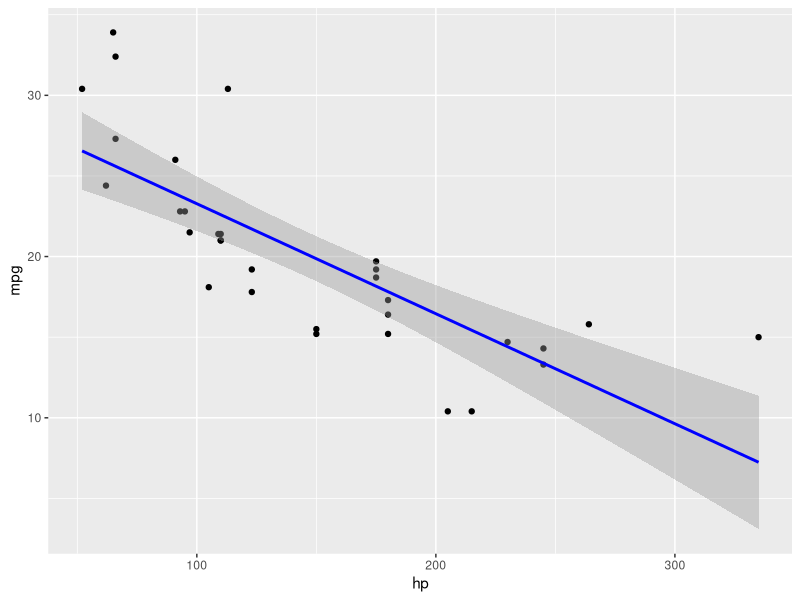
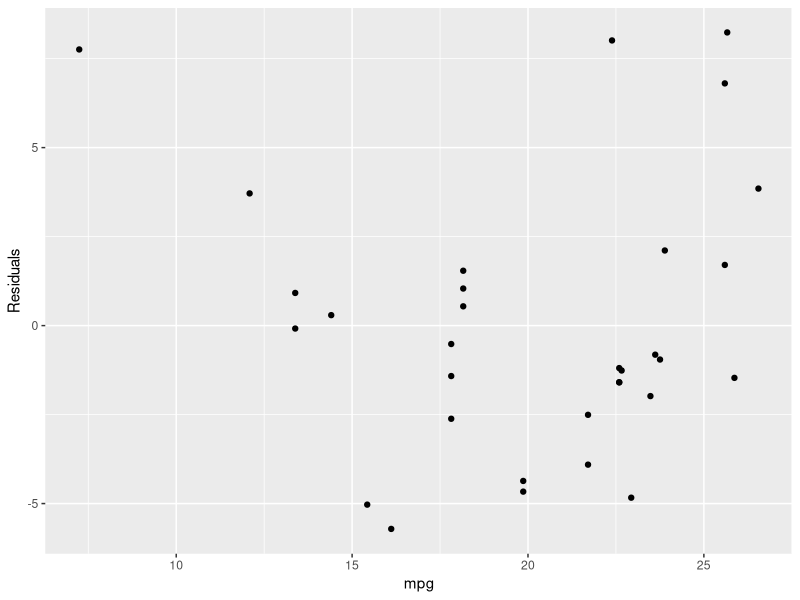
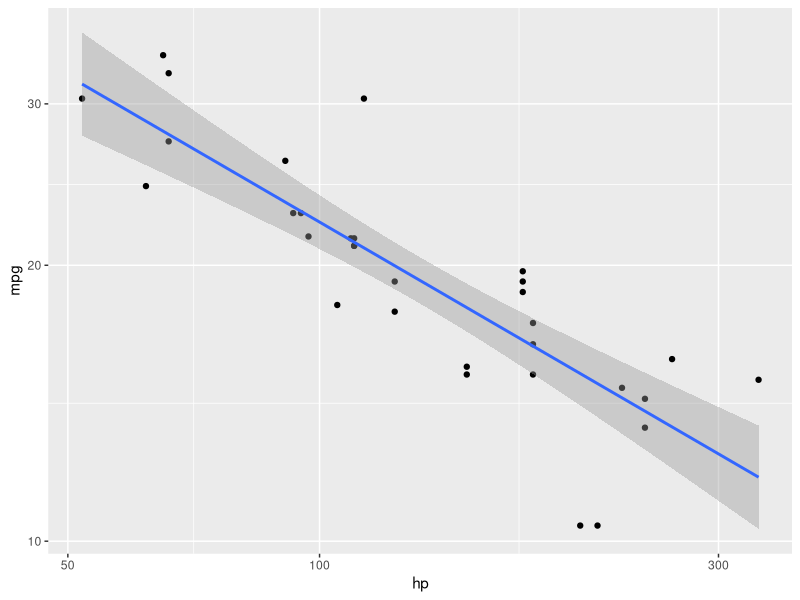
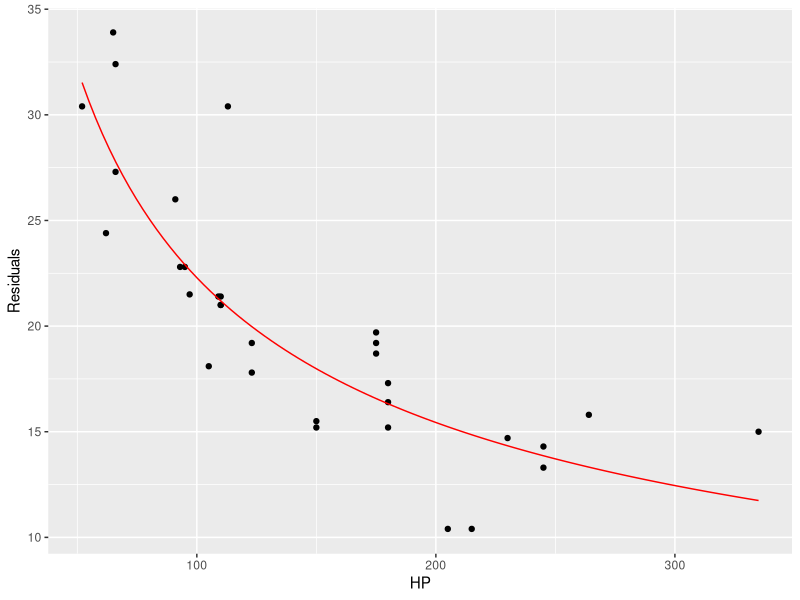
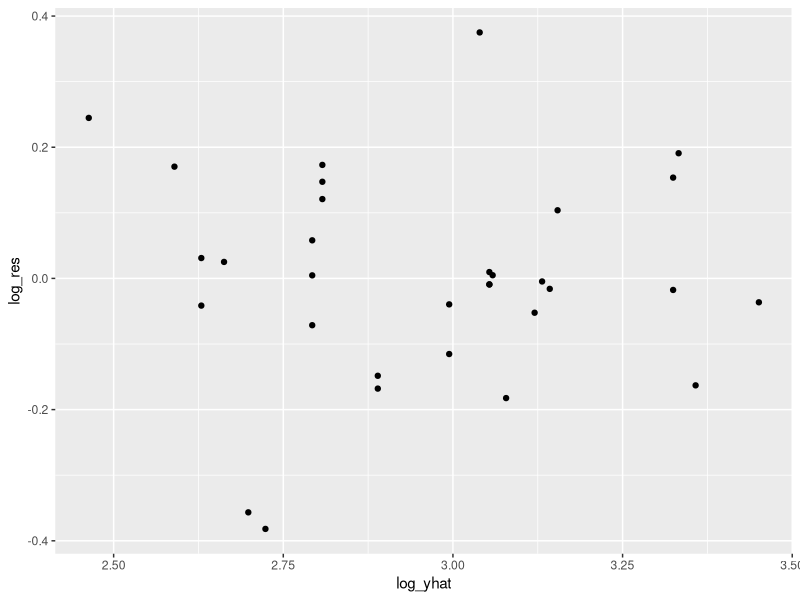
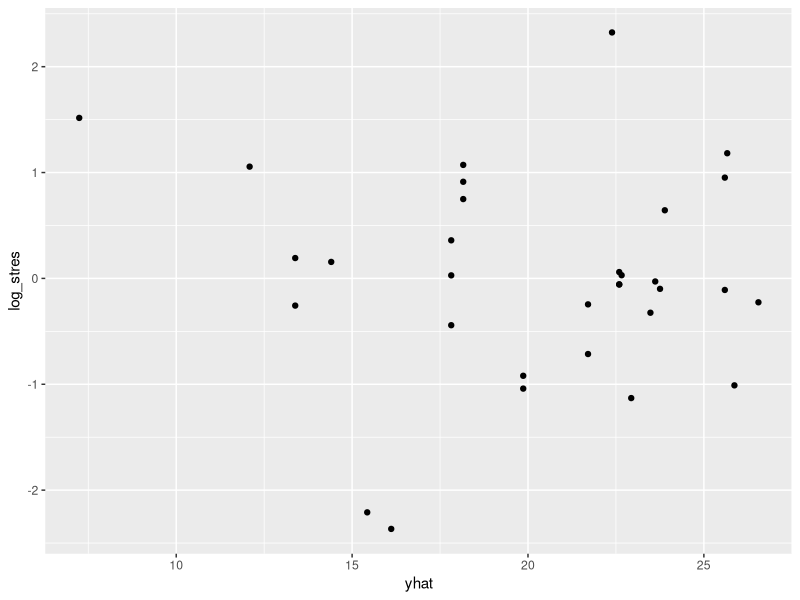
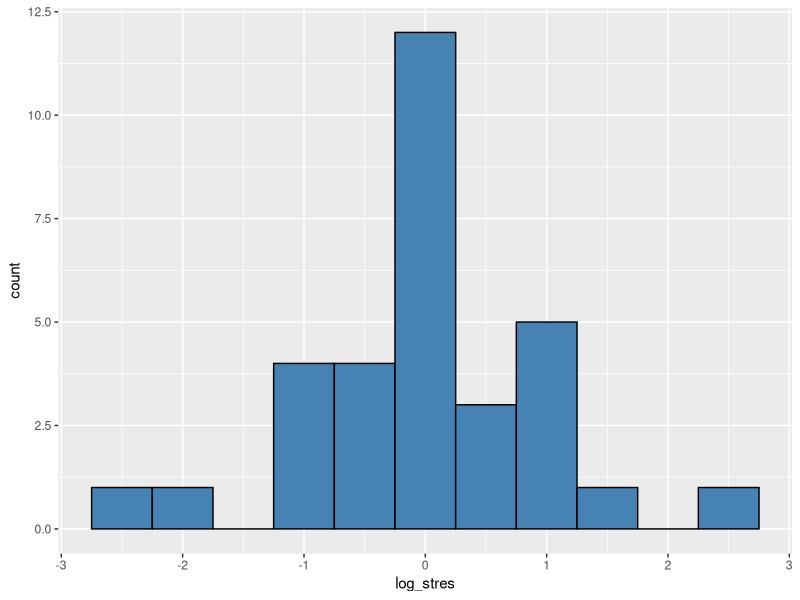
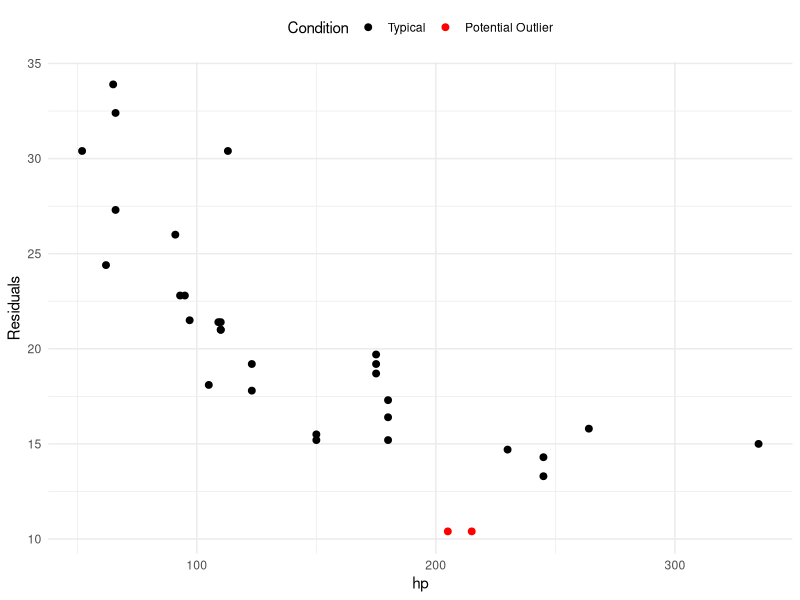

Recreate these plots in R, in order.
## ---- chunk 1
knitr::opts_chunk$set(echo = TRUE)
library(tidyverse)
## ---- chunk 2
summary(mtcars)
## ---- chunk 3
mtcars %>% ggplot(aes(x=hp, y=mpg))+
  geom_point() +
  labs(x="hp", y="mpg") +
  geom_smooth(method="lm", color="blue", se=TRUE)
## ---- chunk 4
mpg_lm = lm(mpg~hp, data=mtcars)
y = mtcars$mpg
yhat = predict(mpg_lm, mtcars)
n = nrow(mtcars)
SSE = sum((y - yhat)^2)
MSE = SSE/n
SST = sum((y-mean(y))^2)
R2 = 1 - SSE/SST
c(R2)
## ---- chunk 5
summary(mpg_lm)
## ---- chunk 6
mtcars %>% 
  mutate(yhat=predict(mpg_lm, mtcars),res=y-yhat) %>%
  ggplot(aes(x=yhat,y=res))+geom_point()+
  labs(x="mpg",y="Residuals")
## ---- chunk 7
ggplot(mtcars, aes(x=hp,y=mpg))+
  geom_point()+xlab("hp")+ylab("mpg")+
  scale_x_log10()+
  scale_y_log10()+
  geom_smooth(method="lm")
## ---- chunk 8
logmpg_lmhp=lm(log(mpg)~log(hp),data=mtcars)
summary(logmpg_lmhp)
## ---- chunk 9
a= coef(logmpg_lmhp)[1]
b=coef(logmpg_lmhp)[2]
ggplot(mtcars, aes(x=hp, y=mpg))+geom_point()+xlab("HP")+ylab("Residuals")+ stat_function(color="red",fun=function(x) exp(a)*x^b)
## ---- chunk 10
mtcars=mtcars %>% mutate(log_mpg=log(mpg), log_yhat=predict(logmpg_lmhp, mtcars), log_res=log_mpg-log_yhat)
ggplot(mtcars, aes(x=log_yhat,y=log_res))+geom_point()
## ---- chunk 11
n=nrow(mtcars)
rse=sqrt(sum((mtcars$log_res)^2)/(n-2))
mtcars=mtcars %>% 
  mutate(log_stres=log_res/rse)
ggplot(mtcars,aes(x=yhat,y=log_stres))+
  geom_point()
## ---- chunk 12
ggplot(mtcars,aes(x=log_stres))+geom_histogram(binwidth=0.5,color="black",fill="steelblue")
## ---- chunk 13
mtcars[which(mtcars$log_stres<(-2)),]
## ---- chunk 14
ggplot(mtcars, aes(x = hp, y = mpg)) +
  geom_point(aes(color = log_stres < -2), size = 2) +  # Highlight points based on condition
  scale_color_manual(
    values = c("black", "red"),
    labels = c("Typical", "Potential Outlier"),
    name = "Condition"
  ) +
  xlab("hp") +
  ylab("Residuals") +
  theme_minimal() +
  theme(legend.position = "top")  # Move legend to the top for clarity
## ---- chunk 15
lm2=lm(log(mpg)~log(hp),data=dplyr::filter(mtcars,log_stres>=-2))
summary(lm2)
